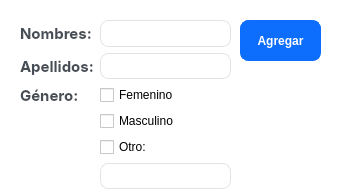
<?xml version="1.0" encoding="UTF-8"?>
<ui version="4.0">
 <class>Dialog_add_author</class>
 <widget class="QDialog" name="Dialog_add_author">
  <property name="geometry">
   <rect>
    <x>0</x>
    <y>0</y>
    <width>338</width>
    <height>193</height>
   </rect>
  </property>
  <property name="windowTitle">
   <string>Agregar Autor</string>
  </property>
  <property name="styleSheet">
   <string notr="true">QWidget {
  background-color: #fff;
}
QLabel {
  color: #464d55;
  font-weight: 600;
}
QLabel#heading {
  color: #0f1925;
  font-size: 18px;
  margin-bottom: 10px;
}

QLabel#subheading {
  color: #0f1925;
  font-size: 12px;
  font-weight: normal;
  margin-bottom: 10px;
}
QLineEdit {
  border-radius: 8px;
  border: 1px solid #e0e4e7;
  padding: 5px 15px;
}

QLineEdit:focus {
  border: 1px solid #d0e3ff;
}

QLineEdit::placeholder {
  color: #767e89;
}
QPushButton {
  background-color: #0d6efd;
  color: #fff;
  font-weight: 600;
  border-radius: 8px;
  border: 1px solid #0d6efd;
  padding: 10px 10px;
  margin-top: 10px;
  outline: 0px;
}
QPushButton:hover,
QPushButton:focus {
  background-color: #0b5ed7;
  border: 1px solid #9ac3fe;
}
QMenu {
background-color: #fff;
border: 1px solid black;
margin: 2px;
}
QMenu::item {
background-color: transparent;
}
QMenu::item:selected {
background-color: #0b5ed7;
color: rgb(255,255,255);
}
</string>
  </property>
  <widget class="QPushButton" name="pushButton_guardar_autor">
   <property name="geometry">
    <rect>
     <x>240</x>
     <y>10</y>
     <width>81</width>
     <height>51</height>
    </rect>
   </property>
   <property name="text">
    <string>Agregar</string>
   </property>
  </widget>
  <widget class="QWidget" name="layoutWidget">
   <property name="geometry">
    <rect>
     <x>20</x>
     <y>20</y>
     <width>211</width>
     <height>169</height>
    </rect>
   </property>
   <layout class="QGridLayout" name="gridLayout">
    <item row="0" column="0">
     <widget class="QLabel" name="label_2">
      <property name="font">
       <font>
        <family>Inter</family>
        <pointsize>11</pointsize>
        <weight>75</weight>
        <bold>true</bold>
        <stylestrategy>PreferAntialias</stylestrategy>
        <kerning>true</kerning>
       </font>
      </property>
      <property name="text">
       <string>Nombres:</string>
      </property>
     </widget>
    </item>
    <item row="0" column="1">
     <widget class="QLineEdit" name="lineEdit_nombres"/>
    </item>
    <item row="1" column="0">
     <widget class="QLabel" name="label_3">
      <property name="font">
       <font>
        <family>Inter</family>
        <pointsize>11</pointsize>
        <weight>75</weight>
        <bold>true</bold>
        <stylestrategy>PreferAntialias</stylestrategy>
        <kerning>true</kerning>
       </font>
      </property>
      <property name="text">
       <string>Apellidos:</string>
      </property>
     </widget>
    </item>
    <item row="1" column="1">
     <widget class="QLineEdit" name="lineEdit_apellidos"/>
    </item>
    <item row="2" column="0">
     <widget class="QLabel" name="label_4">
      <property name="font">
       <font>
        <family>Inter</family>
        <pointsize>11</pointsize>
        <weight>75</weight>
        <bold>true</bold>
        <stylestrategy>PreferAntialias</stylestrategy>
        <kerning>true</kerning>
       </font>
      </property>
      <property name="text">
       <string>Género:</string>
      </property>
     </widget>
    </item>
    <item row="2" column="1">
     <widget class="QCheckBox" name="checkBox_fem">
      <property name="text">
       <string>Femenino</string>
      </property>
     </widget>
    </item>
    <item row="3" column="1">
     <widget class="QCheckBox" name="checkBox_masc">
      <property name="text">
       <string>Masculino</string>
      </property>
     </widget>
    </item>
    <item row="4" column="1">
     <widget class="QCheckBox" name="checkBox_otro">
      <property name="text">
       <string>Otro:</string>
      </property>
     </widget>
    </item>
    <item row="5" column="1">
     <widget class="QLineEdit" name="lineEdit_genero"/>
    </item>
   </layout>
  </widget>
 </widget>
 <resources/>
 <connections/>
</ui>
